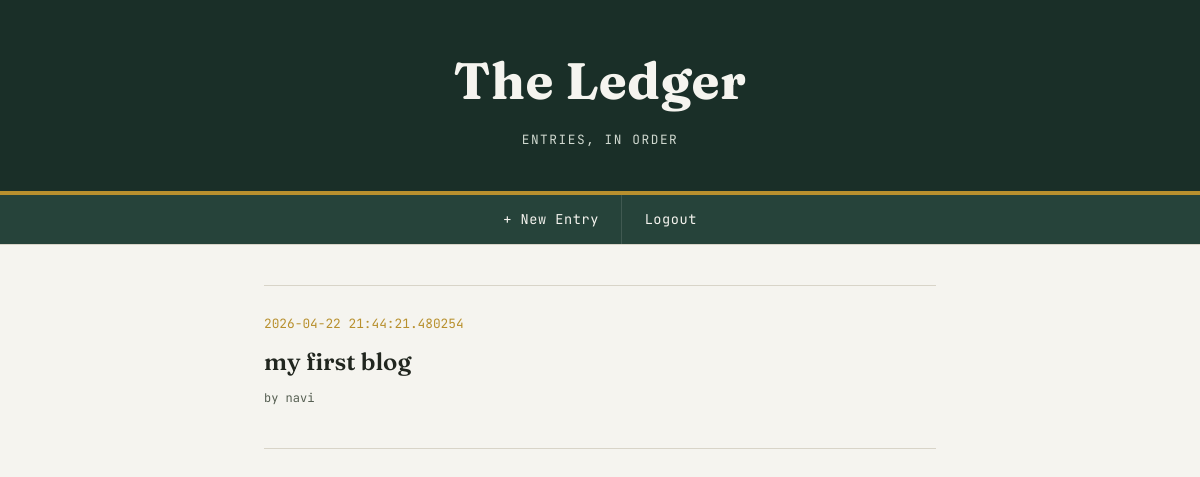
/, run on an earlier commit of the app's database.
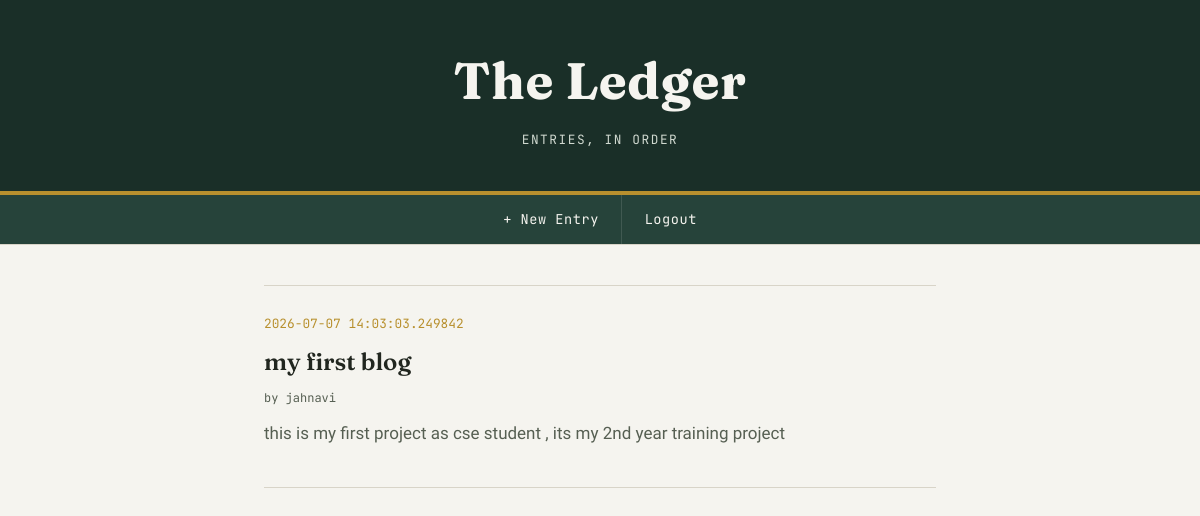
And on a later commit of the database.
### tables this page shows
CREATE TABLE posts(
                    id INTEGER PRIMARY KEY AUTOINCREMENT,
                    title TEXT,
                    content TEXT,
                    user_id INTEGER,
                    date TEXT);

CREATE TABLE users(
                    id INTEGER PRIMARY KEY AUTOINCREMENT,
                    username TEXT,
                    email TEXT,
                    password TEXT);

### app.py (the view)
@app.route('/')
def home():
    conn = get_db()
    posts = conn.execute('''SELECT posts.id, posts.title, posts.content, posts.user_id,
                                    posts.date, users.username
                             FROM posts
                             JOIN users ON posts.user_id = users.id
                             ORDER BY posts.id DESC''').fetchall()
    return render_template("home.html", posts=posts, current_user=session.get('user_id'))

### app.py (called while the page is built)
def get_db():
    if 'db' not in g:
        g.db = sqlite3.connect("database.db", timeout=10)
    return g.db

### templates/home.html (shortened to what this page needs)
<!DOCTYPE html>
<html lang="en">
<head>
    <link rel="stylesheet" href="{{ url_for('static', filename='style.css') }}">
</head>
<body>
<header class="masthead">
    <p class="wordmark">The Ledger</p>
    <p class="tagline">entries, in order</p>
</header>
<nav class="nav-bar">
    <a href="/create">+ New Entry</a>
    <a href="/logout">Logout</a>
</nav>
<main class="page">
    {% if posts %}
    <div class="entry-list">
        {% for post in posts %}
        <article class="entry">
            <div class="entry-date">{{ post[4] }}</div>
            <div>
                <h2 class="entry-title">{{ post[1] }}</h2>
                <p class="entry-byline">by {{ post[5] }}</p>
                <p class="entry-body">{{ post[2] }}</p>
            </div>
        </article>
        {% endfor %}
    </div>
    {% else %}
    <p class="empty-state">No entries yet — write your first one.</p>
    {% endif %}
</main>
</body>
</html>

What changed in the data, as far as the page shows it:
removed posts: date "2026-04-22 21:44:21.480254", title "my first blog", username "navi"
added posts: date "2026-07-07 14:03:03.249842", title "my first blog", username "jahnavi", content "this is my first project as cse student , its my 2nd year training project"
